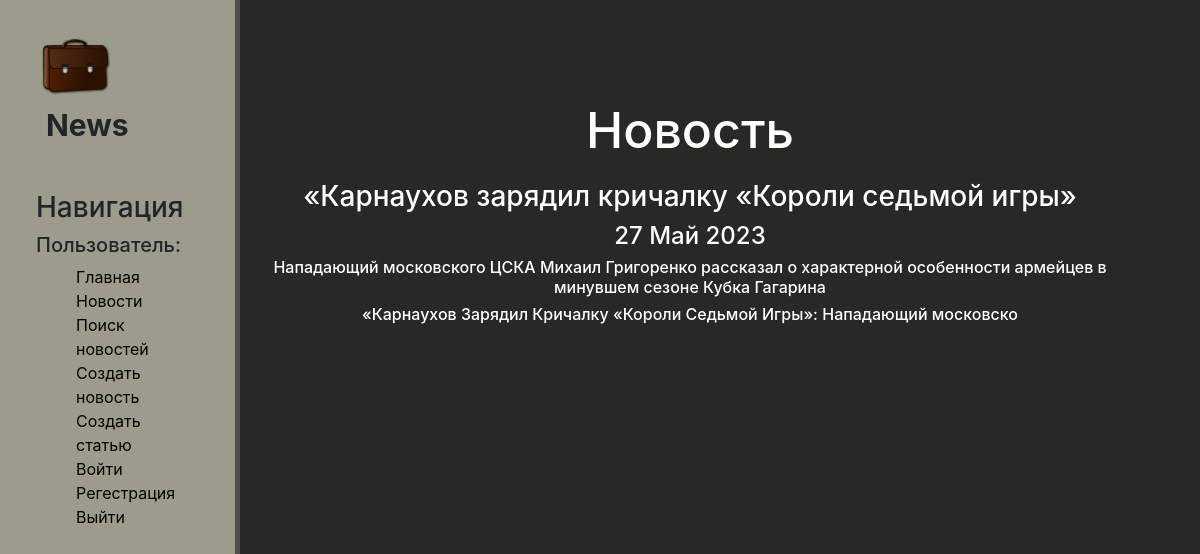
The page /news/2 on the database its author committed.
### news/models.py (models this page shows, shortened)
class Post(models.Model):
    author = models.ForeignKey(Author, on_delete=models.CASCADE)
    type = models.CharField(max_length=2, choices=TYPES, default=news_)
    time_in = models.DateTimeField(auto_now_add=True)
    category = models.ManyToManyField('Category', through='PostCategory')
    header = models.CharField(max_length=255)
    content = models.TextField(default="...")
    rating = models.IntegerField(default=0)
    def __str__(self):
        return f'{self.header.title()}: {self.content[:20]}'

### news/views.py (the view)
# urls.py: path('news/<int:post_id>', PostDetail.as_view(), name='post_detail'),
class PostDetail(DetailView):
    model = Post
    template_name = 'flatpages/news/post.html'
    context_object_name = 'post'
    pk_url_kwarg = 'post_id'

### news/templates/flatpages/news/post.html
{% extends 'flatpages/news/default.html'%}
{% block content %}
   <div class="features">
       <h1> Новость  </h1>
       <p>  <h3>{{ post.header }}</h3>
               <h4>{{ post.time_in | date:'d M Y' }}</h4>
               <h6>{{ post.content }}</h6>
               <h6>{{ post }}</h6>
   </div>
{% endblock %}

### news/static/news/css/news.css (style rules this page uses)
body { background: #282825; }
main .features { float: left; color: #fff; margin-top: 100px; text-align: center; width: 75%; }
main .features h1 { font-size: 50px; }
main .features p { max-width: 400px; margin: 20px auto; }

### rows shown on the page
Post: header "«Карнаухов зарядил кричалку «Короли седьмой игры»", time_in "27 Май 2023", content "Нападающий московского ЦСКА Михаил Григоренко рассказал о характерной особенности армейцев в минувшем сезоне Кубка Гагарина", header+content "«Карнаухов Зарядил Кричалку «Короли Седьмой Игры»: Нападающий московско"
